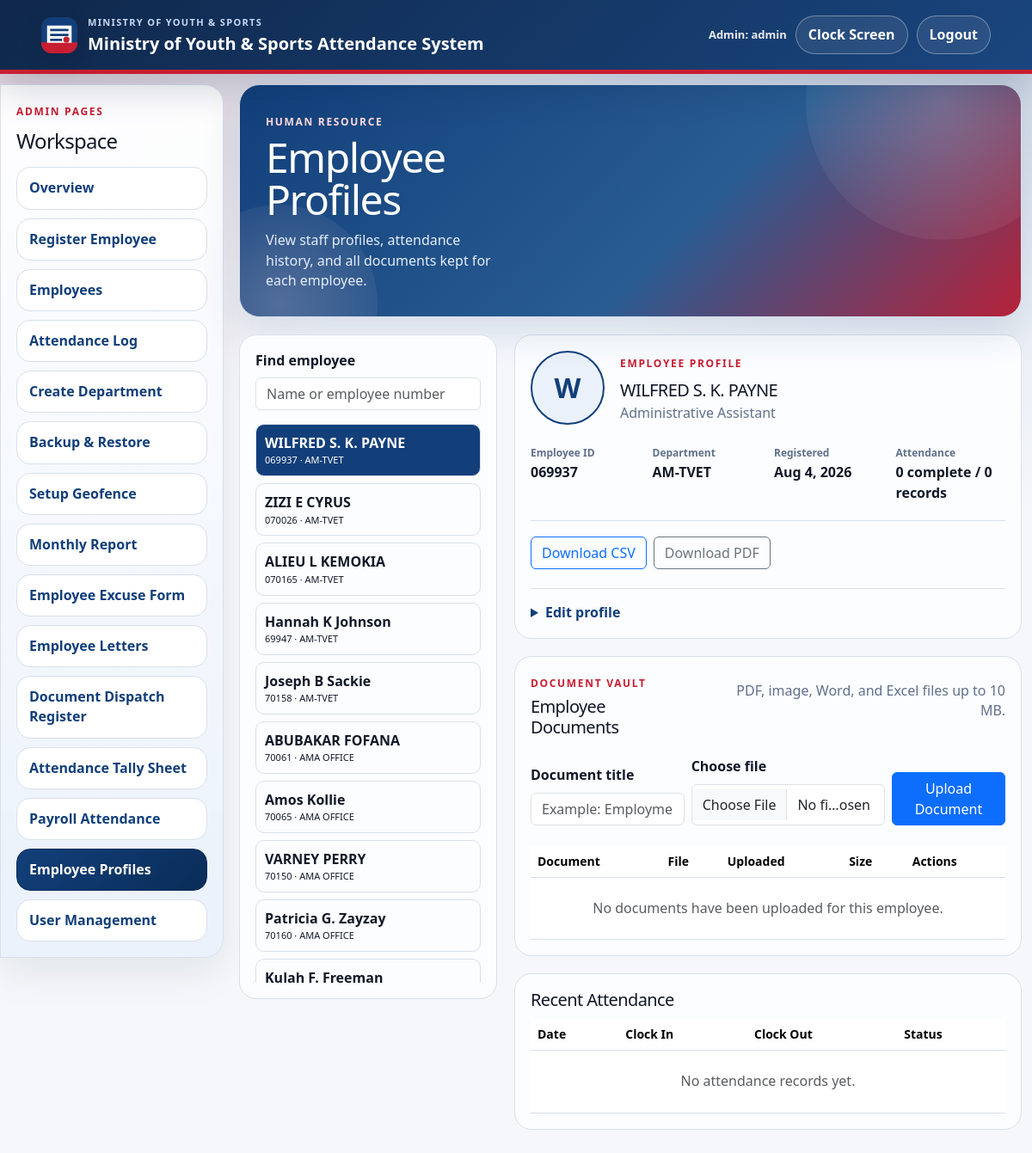
The app's page /employee_profiles.php (signed in) with its own data.
### tables this page shows
CREATE TABLE IF NOT EXISTS employees (
    employee_number VARCHAR(50) PRIMARY KEY,
    employee_name VARCHAR(150) NOT NULL,
    position VARCHAR(150) NOT NULL DEFAULT '',
    employee_type ENUM('Employee', 'Contractor', 'Volunteer') NOT NULL DEFAULT 'Employee',
    department_id VARCHAR(100) NULL,
    registered_at DATETIME NOT NULL DEFAULT CURRENT_TIMESTAMP,
    updated_at DATETIME NOT NULL DEFAULT CURRENT_TIMESTAMP ON UPDATE CURRENT_TIMESTAMP,
    KEY idx_employees_type (employee_type),
    CONSTRAINT fk_employees_department FOREIGN KEY (department_id)
        REFERENCES departments(department_id) ON DELETE SET NULL
);

CREATE TABLE IF NOT EXISTS departments (
    department_id VARCHAR(100) PRIMARY KEY,
    department_name VARCHAR(150) NOT NULL,
    created_at DATETIME NOT NULL DEFAULT CURRENT_TIMESTAMP,
    updated_at DATETIME NOT NULL DEFAULT CURRENT_TIMESTAMP ON UPDATE CURRENT_TIMESTAMP
);

### auth.php (called while the page is built, shortened)
<?php
require_once __DIR__ . '/config.php';
function roles(): array
{
    return ['admin', 'hr', 'supervisor', 'viewer'];
}
function current_user_role(): string
{
    $role = (string) ($_SESSION['user_role'] ?? '');
    return in_array($role, roles(), true) ? $role : 'viewer';
}
function department_scoped_roles(): array
{
    return ['supervisor'];
}
function current_user_is_department_scoped(): bool
{
    return in_array(current_user_role(), department_scoped_roles(), true);
}

### admin_bootstrap.php (called while the page is built, shortened)
<?php
require_once __DIR__ . '/auth.php';
require_once __DIR__ . '/storage.php';
$selectedDate = $_GET['date'] ?? date('Y-m-d');
$selectedMonth = $_GET['month'] ?? date('Y-m');
$selectedDepartment = normalize_department_id($_GET['department'] ?? '');
$isDepartmentScoped = current_user_is_department_scoped();
$records = attendance_for_date($selectedDate, $selectedDepartment);
$monthlyRecords = attendance_for_month($selectedMonth, $selectedDepartment);
$employees = $isDepartmentScoped
    ? array_values(array_filter(all_employees(), static fn (array $employee): bool => ($employee['department_id'] ?? '') === $selectedDepartment && $selectedDepartment !== ''))
    : all_employees();

### database/config.mysql.php (called while the page is built, shortened)
<?php
function mysql_connection(): PDO
{
    static $connection = null;
    if ($connection instanceof PDO) {
        return $connection;
    }
    $connection = new PDO(
        'mysql:host=' . MYSQL_HOST . ';port=' . MYSQL_PORT . ';dbname=' . MYSQL_DATABASE . ';charset=utf8mb4',
        MYSQL_USERNAME,
        MYSQL_PASSWORD,
        [
            PDO::ATTR_ERRMODE => PDO::ERRMODE_EXCEPTION,
            PDO::ATTR_DEFAULT_FETCH_MODE => PDO::FETCH_ASSOC,
            PDO::ATTR_EMULATE_PREPARES => false,
        ]
    );
    return $connection;
}

### config.php (called while the page is built, shortened)
<?php
function db(): PDO
{
    return mysql_connection();
}
function h(string $value): string
{
    return htmlspecialchars($value, ENT_QUOTES, 'UTF-8');
}

### storage.php (called while the page is built, shortened)
<?php
require_once __DIR__ . '/config.php';
function attendance_row_to_record(array $row): array
{
    return [
        'employee_number' => (string) $row['employee_number'],
        'employee_name' => (string) $row['employee_name'],
        'position' => (string) $row['position'],
        'department_id' => (string) ($row['department_id'] ?? ''),
        'department_name' => (string) $row['department_name'],
        'date' => (string) $row['attendance_date'],
        'clock_in' => (string) ($row['clock_in'] ?? ''),
        'clock_out' => (string) ($row['clock_out'] ?? ''),
        'clock_in_photo' => (string) $row['clock_in_photo'],
        'clock_in_latitude' => $row['clock_in_latitude'] !== null ? (float) $row['clock_in_latitude'] : null,
        'clock_in_longitude' => $row['clock_in_longitude'] !== null ? (float) $row['clock_in_longitude'] : null,
        'clock_in_accuracy_m' => $row['clock_in_accuracy_m'] !== null ? (float) $row['clock_in_accuracy_m'] : null,
        'status' => (string) $row['status'],
        'flags' => array_filter([
            'late' => (bool) $row['late'] ?: null,
            'late_minutes' => (int) $row['late_minutes'] ?: null,
            'early_out' => (bool) $row['early_out'] ?: null,
            'early_out_minutes' => (int) $row['early_out_minutes'] ?: null,
        ], static fn ($value): bool => $value !== null),
    ];
}
function read_attendance(): array
{
    $rows = db()->query('SELECT * FROM attendance ORDER BY attendance_date, employee_number')->fetchAll();
    $records = [];
    foreach ($rows as $row) {
        $records[(string) $row['attendance_date']][(string) $row['employee_number']] = attendance_row_to_record($row);
    }
    return $records;
}
function employee_row_to_record(array $row): array
{
    return [
        'employee_number' => (string) $row['employee_number'],
        'employee_name' => (string) $row['employee_name'],
        'position' => (string) $row['position'],
        'employee_type' => in_array(($row['employee_type'] ?? ''), ['Employee', 'Contractor', 'Volunteer'], true) ? $row['employee_type'] : 'Employee',
        'department_id' => (string) ($row['department_id'] ?? ''),
        'department_name' => (string) ($row['department_name'] ?? 'Unassigned'),
        'registered_at' => (string) $row['registered_at'],
        'updated_at' => (string) $row['updated_at'],
    ];
}
function read_employees(): array
{
    $rows = db()->query(
        'SELECT e.*, d.department_name AS department_name
         FROM employees e
         LEFT JOIN departments d ON d.department_id = e.department_id
         ORDER BY e.employee_number'
    )->fetchAll();
    $employees = [];
    foreach ($rows as $row) {
        $row['department_name'] = $row['department_name'] ?? 'Unassigned';
        $employees[(string) $row['employee_number']] = employee_row_to_record($row);
    }
    return $employees;
}
function employee_document_row_to_record(array $row): array
{
    return [
        'document_id' => (string) $row['document_id'],
        'employee_number' => (string) $row['employee_number'],
        'label' => (string) $row['label'],
        'original_name' => (string) $row['original_name'],
        'filename' => (string) $row['filename'],
        'mime_type' => (string) $row['mime_type'],
        'size' => (int) $row['size'],
        'uploaded_at' => (string) $row['uploaded_at'],
    ];
}
function read_employee_documents(): array
{
    $rows = db()->query('SELECT * FROM employee_documents ORDER BY uploaded_at DESC')->fetchAll();
    return array_map('employee_document_row_to_record', $rows);
}
function employee_documents_for(string $employeeNumber): array
{
    $employeeNumber = normalize_employee_number($employeeNumber);
    $documents = array_values(array_filter(read_employee_documents(), static fn (array $document): bool => ($document['employee_number'] ?? '') === $employeeNumber));
    usort($documents, static fn (array $a, array $b): int => strcmp((string) ($b['uploaded_at'] ?? ''), (string) ($a['uploaded_at'] ?? '')));
    return $documents;
}
function normalize_employee_number(string $employeeNumber): string
{
    return strtoupper(trim($employeeNumber));
}
function all_employees(): array
{
    $employees = array_values(read_employees());
    usort($employees, static function (array $a, array $b): int {
        $departmentCompare = strcmp($a['department_name'] ?? '', $b['department_name'] ?? '');
        return $departmentCompare !== 0 ? $departmentCompare : strcmp($a['employee_number'], $b['employee_number']);
    });
    return $employees;
}
function attendance_records_for_date(string $date): array
{
    $dayRecords = [];
    return $dayRecords;
}
function attendance_for_date(string $date, string $departmentId = ''): array
{
    $dayRecords = attendance_records_for_date($date);
    $employees = read_employees();
    usort($dayRecords, static function (array $a, array $b): int {
        $departmentCompare = strcmp($a['department_name'] ?? '', $b['department_name'] ?? '');
        return $departmentCompare !== 0 ? $departmentCompare : strcmp($a['employee_number'], $b['employee_number']);
    });
    return $dayRecords;
}
function attendance_for_month(string $month, string $departmentId = ''): array
{
    $records = read_attendance();
    $monthRecords = [];
    ksort($monthRecords);
    return $monthRecords;
}

### employee_profiles.php (the view, shortened to what this page needs)
<?php
require_once __DIR__ . '/admin_bootstrap.php';
$extraHeadHtml = '<link href="https://cdn.jsdelivr.net/npm/bootstrap@5.3.3/dist/css/bootstrap.min.css" rel="stylesheet">';
require_once __DIR__ . '/admin_shell_start.php';
$requestedEmployeeNumber = normalize_employee_number((string) ($_GET['employee'] ?? ''));
$profileEmployee = $requestedEmployeeNumber !== '' ? find_employee($requestedEmployeeNumber) : ($employees[0] ?? null);
$profileDocuments = $profileEmployee !== null ? employee_documents_for((string) $profileEmployee['employee_number']) : [];
$profileRecords = [];
if ($profileEmployee !== null) {
    usort($profileRecords, static fn (array $a, array $b): int => strcmp((string) ($b['date'] ?? ''), (string) ($a['date'] ?? '')));
}
$completedCount = count(array_filter($profileRecords, static fn (array $record): bool => ($record['status'] ?? '') === 'Complete'));
$latestPhoto = '';
?>
<div class="dashboard-hero panel">
    <div class="dashboard-title"><span class="eyebrow">Human Resource</span><h1>Employee Profiles</h1><p class="muted">View staff profiles, attendance history, and all documents kept for each employee.</p></div>
</div>
<div class="employee-profiles-layout">
    <aside class="admin-box employee-profile-directory">
        <label class="form-label" for="profileSearch">Find employee</label><input class="form-control mb-3" id="profileSearch" type="search" placeholder="Name or employee number">
        <div class="profile-directory-list">
            <?php foreach ($employees as $employee): ?><a class="profile-directory-item <?= $profileEmployee !== null && $employee['employee_number'] === $profileEmployee['employee_number'] ? 'active' : '' ?>" data-profile-search="<?= h(strtolower($employee['employee_name'] . ' ' . $employee['employee_number'])) ?>" href="employee_profiles.php?employee=<?= h(urlencode($employee['employee_number'])) ?>"><strong><?= h($employee['employee_name']) ?></strong><small><?= h($employee['employee_number']) ?> · <?= h($employee['department_name'] ?: 'Unassigned') ?></small></a><?php endforeach; ?>
        </div>
    </aside>
    <section>
        <?php if ($profileEmployee === null): ?><div class="empty">No employees have been registered yet.</div><?php else: ?>
            <section class="admin-box employee-profile-card">
                <div class="employee-profile-heading"><div class="employee-profile-avatar"><?php if ($latestPhoto !== ''): ?><img src="<?= h($latestPhoto) ?>" alt="Latest clock-in photo"><?php else: ?><span><?= h(strtoupper(substr($profileEmployee['employee_name'], 0, 1))) ?></span><?php endif; ?></div><div><span class="eyebrow">Employee Profile</span><h2><?= h($profileEmployee['employee_name']) ?></h2><p class="muted mb-0"><?= h($profileEmployee['position'] ?: 'Position not recorded') ?></p></div></div>
                <dl class="employee-profile-details"><div><dt>Employee ID</dt><dd><?= h($profileEmployee['employee_number']) ?></dd></div><div><dt>Department</dt><dd><?= h($profileEmployee['department_name'] ?: 'Unassigned') ?></dd></div><div><dt>Registered</dt><dd><?= h(date('M j, Y', strtotime($profileEmployee['registered_at'] ?? 'now'))) ?></dd></div><div><dt>Attendance</dt><dd><?= $completedCount ?> complete / <?= count($profileRecords) ?> records</dd></div></dl>
                <?php if (current_user_role() === 'admin'): ?><div class="employee-profile-actions d-flex flex-wrap gap-2"><a class="btn btn-outline-primary" href="employee_attendance_export.php?employee=<?= h(urlencode($profileEmployee['employee_number'])) ?>&format=csv">Download CSV</a><a class="btn btn-outline-secondary" href="employee_attendance_export.php?employee=<?= h(urlencode($profileEmployee['employee_number'])) ?>&format=pdf">Download PDF</a></div><?php endif; ?>
                <details class="employee-profile-edit"><summary>Edit profile</summary></details>
            </section>
            <section class="admin-box employee-document-card">
                <div class="section-heading"><div><span class="eyebrow">Document Vault</span><h2>Employee Documents</h2></div><p class="muted">PDF, image, Word, and Excel files up to 10 MB.</p></div>
                <form method="post" enctype="multipart/form-data" class="row g-2 align-items-end mb-4"><input type="hidden" name="admin_action" value="upload_employee_document"><input type="hidden" name="employee_number" value="<?= h($profileEmployee['employee_number']) ?>"><div class="col-12 col-md-4"><label class="form-label" for="document_label">Document title</label><input class="form-control" id="document_label" name="document_label" placeholder="Example: Employment letter"></div><div class="col-12 col-md-5"><label class="form-label" for="employee_document">Choose file</label><input class="form-control" id="employee_document" name="employee_document" type="file" accept=".pdf,.jpg,.jpeg,.png,.doc,.docx,.xls,.xlsx" required></div><div class="col-12 col-md-3"><button class="btn btn-primary w-100" type="submit">Upload Document</button></div></form>
                <div class="table-responsive"><table class="table table-hover align-middle mb-0"><thead><tr><th>Document</th><th>File</th><th>Uploaded</th><th>Size</th><th>Actions</th></tr></thead><tbody><?php if (count($profileDocuments) === 0): ?><tr><td class="text-center text-muted py-4" colspan="5">No documents have been uploaded for this employee.</td></tr><?php endif; ?></tbody></table></div>
            </section>
            <section class="admin-box employee-history-card"><h2>Recent Attendance</h2><div class="table-responsive"><table class="table table-hover mb-0"><thead><tr><th>Date</th><th>Clock In</th><th>Clock Out</th><th>Status</th></tr></thead><tbody><?php if (count($profileRecords) === 0): ?><tr><td class="text-center text-muted py-4" colspan="4">No attendance records yet.</td></tr><?php endif; ?></tbody></table></div></section>
        <?php endif; ?>
    </section>
</div>
<?php require_once __DIR__ . '/admin_shell_end.php'; ?>

### records on screen
employees: employee_name "WILFRED S. K. PAYNE", employee_number "069937", department.department_name "AM-TVET", employee_name "W", position "Administrative Assistant", registered_at "Aug 4, 2026"
employees: employee_name "ZIZI E CYRUS", employee_number "070026", department.department_name "AM-TVET"
employees: employee_name "ALIEU L KEMOKIA", employee_number "070165", department.department_name "AM-TVET"
employees: employee_name "Hannah K Johnson", employee_number "69947", department.department_name "AM-TVET"
employees: employee_name "Joseph B Sackie", employee_number "70158", department.department_name "AM-TVET"
employees: employee_name "ABUBAKAR FOFANA", employee_number "70061", department.department_name "AMA OFFICE"
employees: employee_name "Amos Kollie", employee_number "70065", department.department_name "AMA OFFICE"
employees: employee_name "VARNEY PERRY", employee_number "70150", department.department_name "AMA OFFICE"
employees: employee_name "Patricia G. Zayzay", employee_number "70160", department.department_name "AMA OFFICE"
employees: employee_name "Kulah F. Freeman"
departments: department_name "AM-TVET"

### other values on screen
APP_NAME "Ministry of Youth & Sports Attendance System"
current_user_role() "Admin"
current_username() "admin"
$pageLink['label'] "Overview"
$pageLink['label'] "Register Employee"
$pageLink['label'] "Employees"
$pageLink['label'] "Attendance Log"
$pageLink['label'] "Create Department"
$pageLink['label'] "Backup & Restore"
$pageLink['label'] "Setup Geofence"
$pageLink['label'] "Monthly Report"
$pageLink['label'] "Employee Excuse Form"
$pageLink['label'] "Employee Letters"
$pageLink['label'] "Document Dispatch Register"
$pageLink['label'] "Attendance Tally Sheet"
